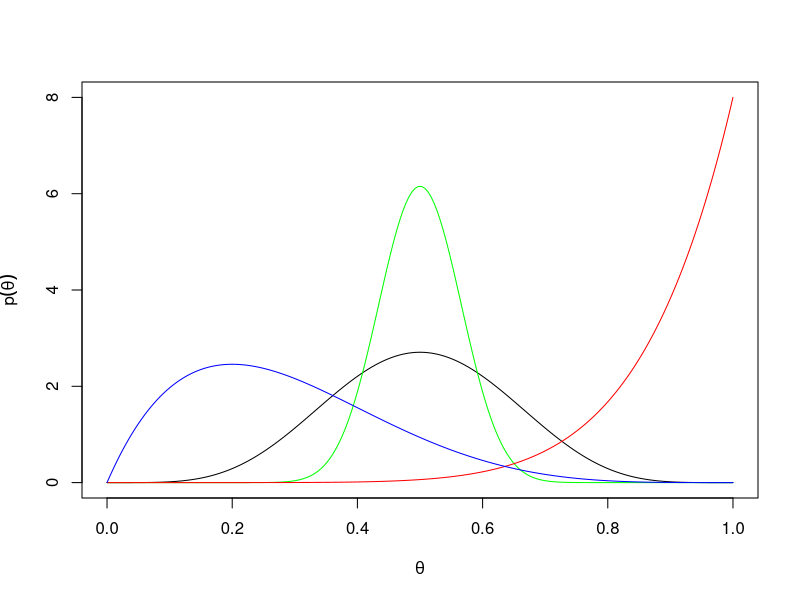
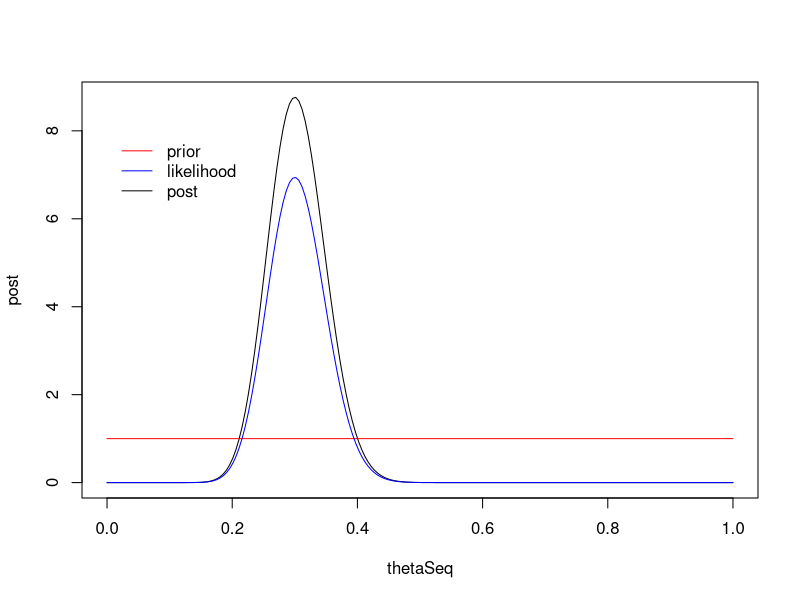
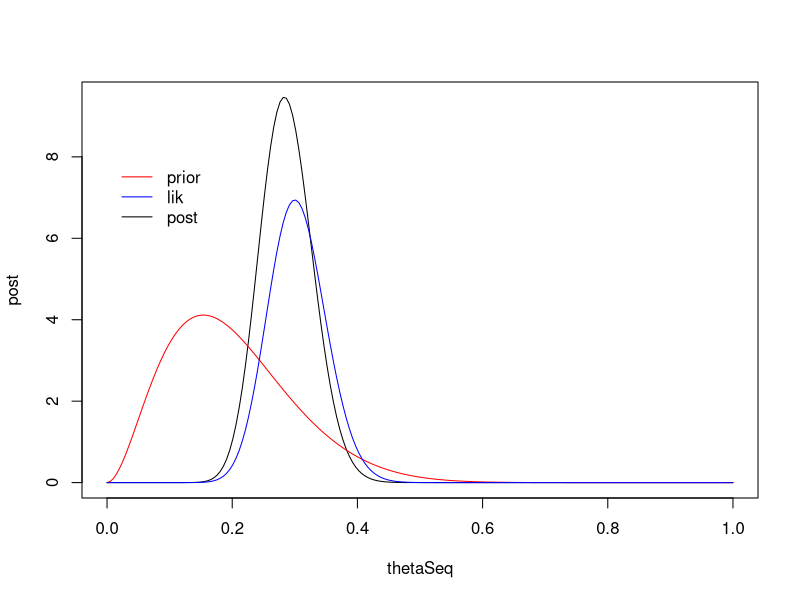
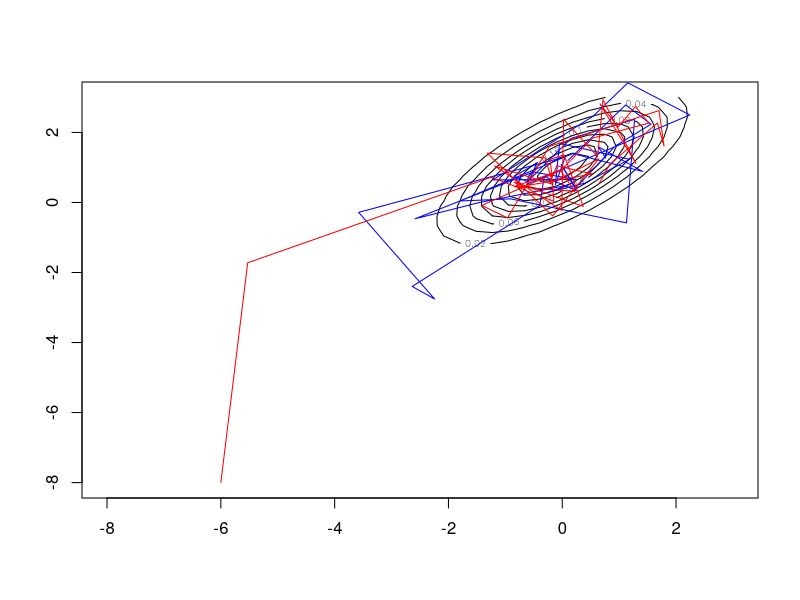
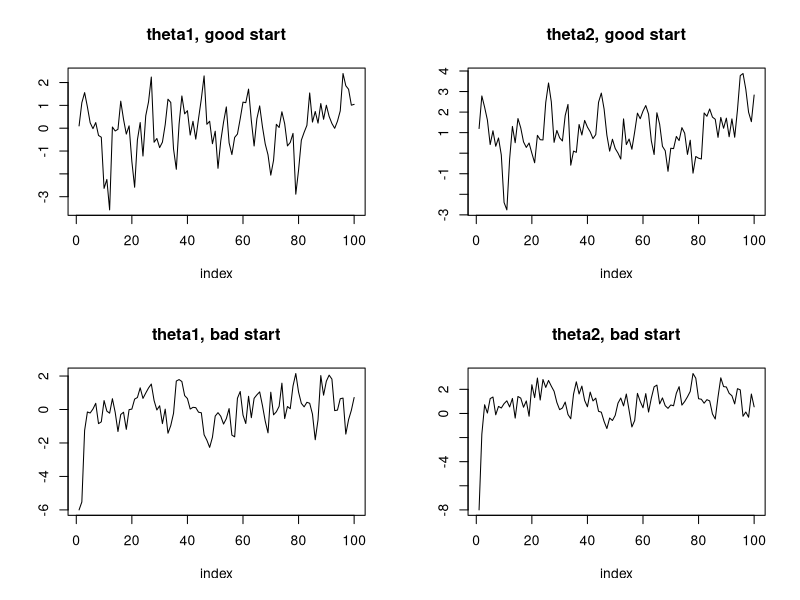

These charts were generated, in order, by the following R code:
## ---- chunk 1
thetas <- seq(0, 1, length = 200)
plot(thetas, dbeta(thetas, 6, 6), 
     ylab = expression(p(theta)),
     xlab = expression(theta), type = 'l',
     ylim = c(0, 8))
lines(thetas, dbeta(thetas, 30, 30), col = 'green')
lines(thetas, dbeta(thetas, 8, 1), col = 'red')
lines(thetas, dbeta(thetas, 2, 5), col = 'blue')
## ---- chunk 2
y <- 30; n <- 100
thetaSeq <- seq(0, 1, length = 200)
lik <- dbinom(y, n, thetaSeq)
prior <- rep(1, 200)
alphaPost <- y+1; betaPost <- n-y+1
post <- dbeta(thetaSeq, alphaPost, betaPost)
plot(thetaSeq, post, type = 'l')
lines(thetaSeq, prior, col = 'red')
lines(thetaSeq, lik*80, col = 'blue') # scaling of likelihood is arbitrary -- it's not a density for theta
legend(0, 8, legend = c('prior', 'likelihood', 'post'), col = c('red','blue','black'), lty = rep(1,3), bty = 'n')
## ---- chunk 3
y <- 30; n <- 100
thetaSeq <- seq(0, 1, length = 200)
lik <- dbinom(y, n, thetaSeq)
alphaPrior <- 3; betaPrior <- 12
prior <- dbeta(thetaSeq, alphaPrior, betaPrior) 
alphaPost <- y+alphaPrior; betaPost <- n-y+betaPrior
post <- dbeta(thetaSeq, alphaPost, betaPost)
plot(thetaSeq, post, type = 'l')
lines(thetaSeq, prior, col = 'red')
lines(thetaSeq, lik*80, col = 'blue')  # scaling arbitrary
legend(0, 8, legend = c('prior', 'lik', 'post'), col = c('red','blue','black'), lty = rep(1,3), bty = 'n')
## ---- chunk 4
y <- 30; n <- 100
alphaPost <- y+1; betaPost <- n-y+1
qbeta(c(.025, .5, .975), alphaPost, betaPost)
postMean <- alphaPost/(alphaPost + betaPost)
postSD <- sqrt(alphaPost*betaPost / ((alphaPost + betaPost)^2 * (alphaPost
 + betaPost + 1)))
postMean
postSD
## ---- chunk 5
####### PAY NO ATTENTION TO THE MAN BEHIND THE CURTAIN ######
fakeMCMCsample <- rbeta(2000, alphaPost, betaPost) 
#############################################################

# now use 'fakeMCMCsample' as if it came from an actual MCMC, 
# ignoring the fact that theta has a beta distribution

quantile(fakeMCMCsample, c(.025, .5, .975))
mean(fakeMCMCsample)
sd(fakeMCMCsample)
## ---- chunk 6
nIts <- 1000
nPlot <- 40
mu1 <- 0; mu2 <- 1; sig1 <- 1; sig2 <- 1; rho <- .7 
store <- matrix(NA, nrow = nIts, ncol = 2)
luckyStartingValues <- c(.1, 1.2)
store[1, ] <- luckyStartingValues
for(it in 2:nIts){
	curTheta2 <- store[it-1, 2]
	curTheta1 <- rnorm(1, mu1 + sig1*rho*(curTheta2 - mu2)/sig2, sig1*sqrt(1-rho^2))
	curTheta2 <- rnorm(1, mu2 + sig2*rho*(curTheta1 - mu1)/sig1, sig2*sqrt(1-rho^2))
	store[it, ] <- c(curTheta1, curTheta2)
}

# we know the 'true' 'posterior', so let's plot its contours to see how well we are doing
library(mvtnorm, quietly = TRUE)
gridLength <- 40
grid1d <- seq(-8, 3, length = gridLength)
grid2d <- expand.grid(grid1d, grid1d)
densValues <- dmvnorm(grid2d, c(mu1, mu2), matrix(c(sig1^2, rho*sig1*sig2, rho*sig1*sig2, sig2^2), 2, 2))
contour(grid1d, grid1d, matrix(densValues, gridLength))
lines(store[1:nPlot, 1], store[1:nPlot, 2], col = 'blue')

store2 <- matrix(NA, nrow = nIts, ncol = 2)
unluckyStartingValues <- c(-6, -8)
store2[1, ] <- unluckyStartingValues
for(it in 2:nIts){
	curTheta2 <- store2[it-1, 2]
	curTheta1 <- rnorm(1, mu1 + sig1*rho*(curTheta2 - mu2)/sig2, sig1*sqrt(1-rho^2))
	curTheta2 <- rnorm(1, mu2 + sig2*rho*(curTheta1 - mu1)/sig1, sig2*sqrt(1-rho^2))
	store2[it, ] <- c(curTheta1, curTheta2)
}
lines(store2[1:nPlot, 1], store2[1:nPlot, 2], col = 'red')
## ---- chunk 7
par(mfrow = c(2,2))
subset <- 1:100
tsplot <- function(vec, ...){
	plot(1:length(vec), vec, xlab = 'index', ylab = '', ...)
}

tsplot(store[subset, 1], main = 'theta1, good start', type = 'l')
tsplot(store[subset, 2], main = 'theta2, good start', type = 'l')
tsplot(store2[subset, 1], main = 'theta1, bad start', type = 'l')
tsplot(store2[subset, 2], main = 'theta2, bad start', type = 'l')
## ---- chunk 8
library(coda, quietly = TRUE) # a package for manipulating MCMC output
nonBurn <- 100:nIts  # conservative in this case
use <- store[nonBurn, ]
ess1 <- effectiveSize(use[, 1])
ess2 <- effectiveSize(use[, 2])
postMean <- colMeans(use)
postSD <- apply(use, 2, sd)
uncIntervals <- apply(use, 2, quantile, c(.025, .975))
postCorr <- cor(use[, 1], use[ , 2])
postMean; postSD; uncIntervals; postCorr
## ---- chunk 9
derivedQuant <- exp(use[ , 1])
postMeanDerived <- mean(derivedQuant)
postCIsDerived <- quantile(derivedQuant, c(.025, .975))
postMeanDerived; postCIsDerived
